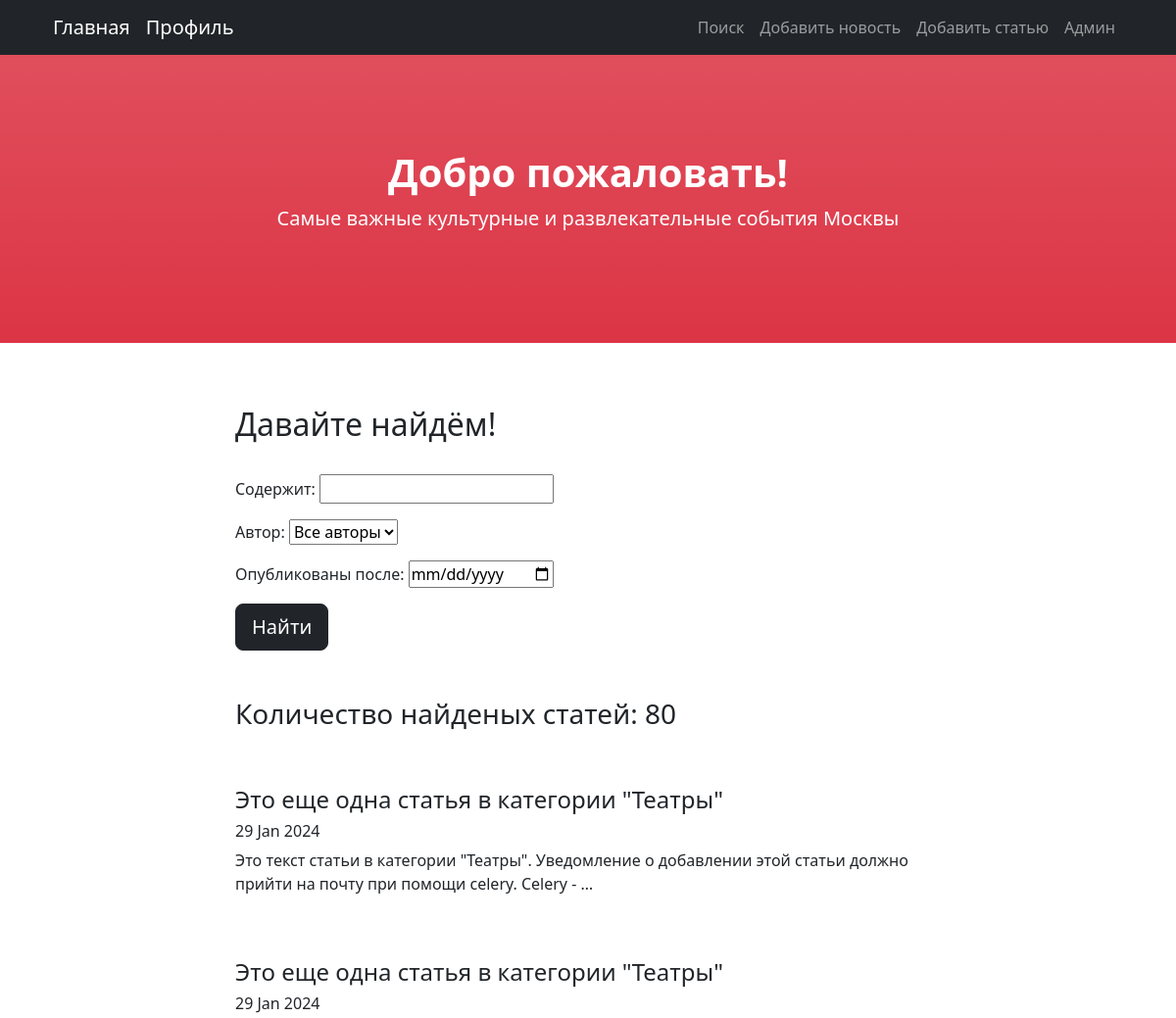
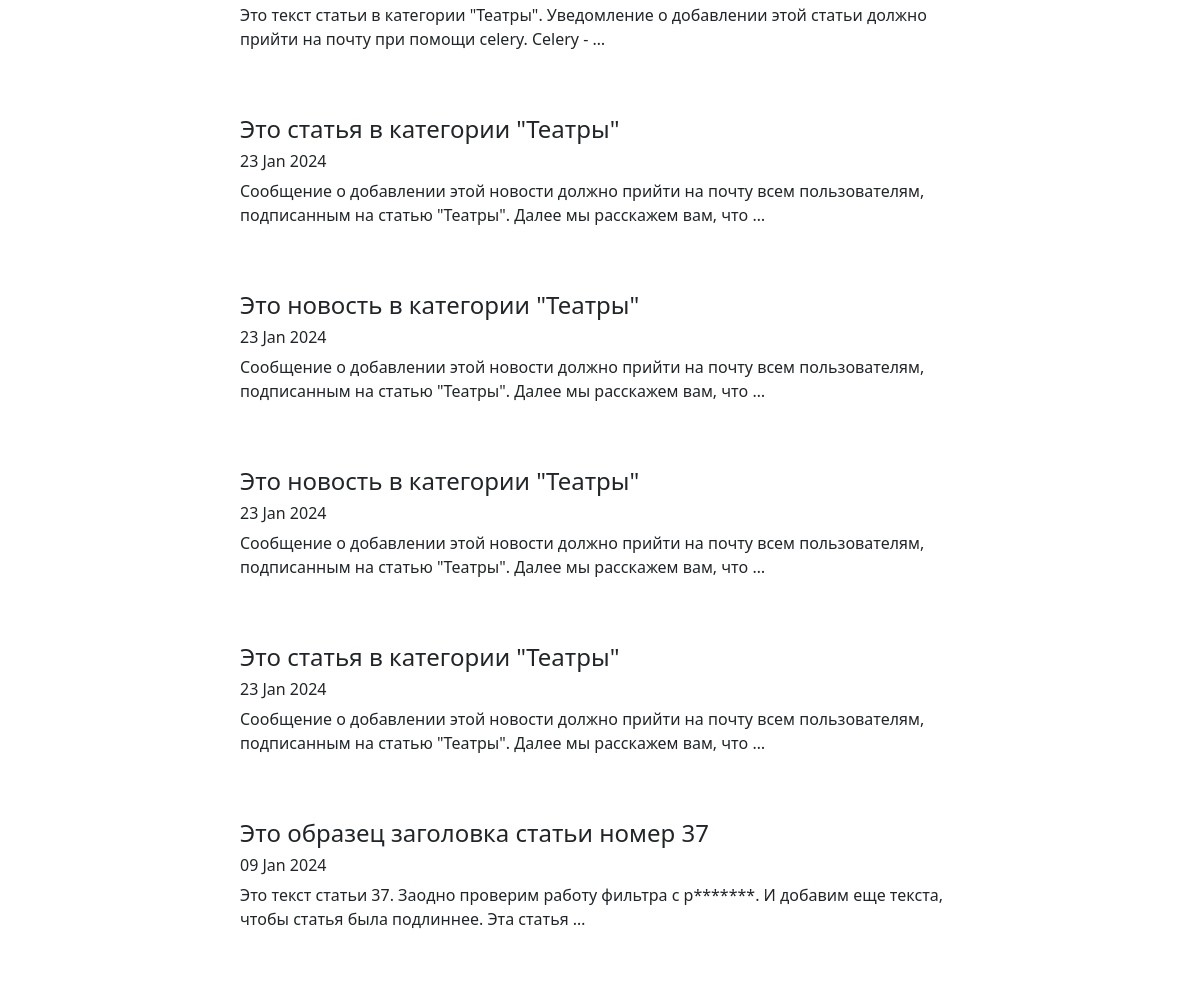
Page /news/search/ (upper part) on the earlier database version (2 pictures, top to bottom).
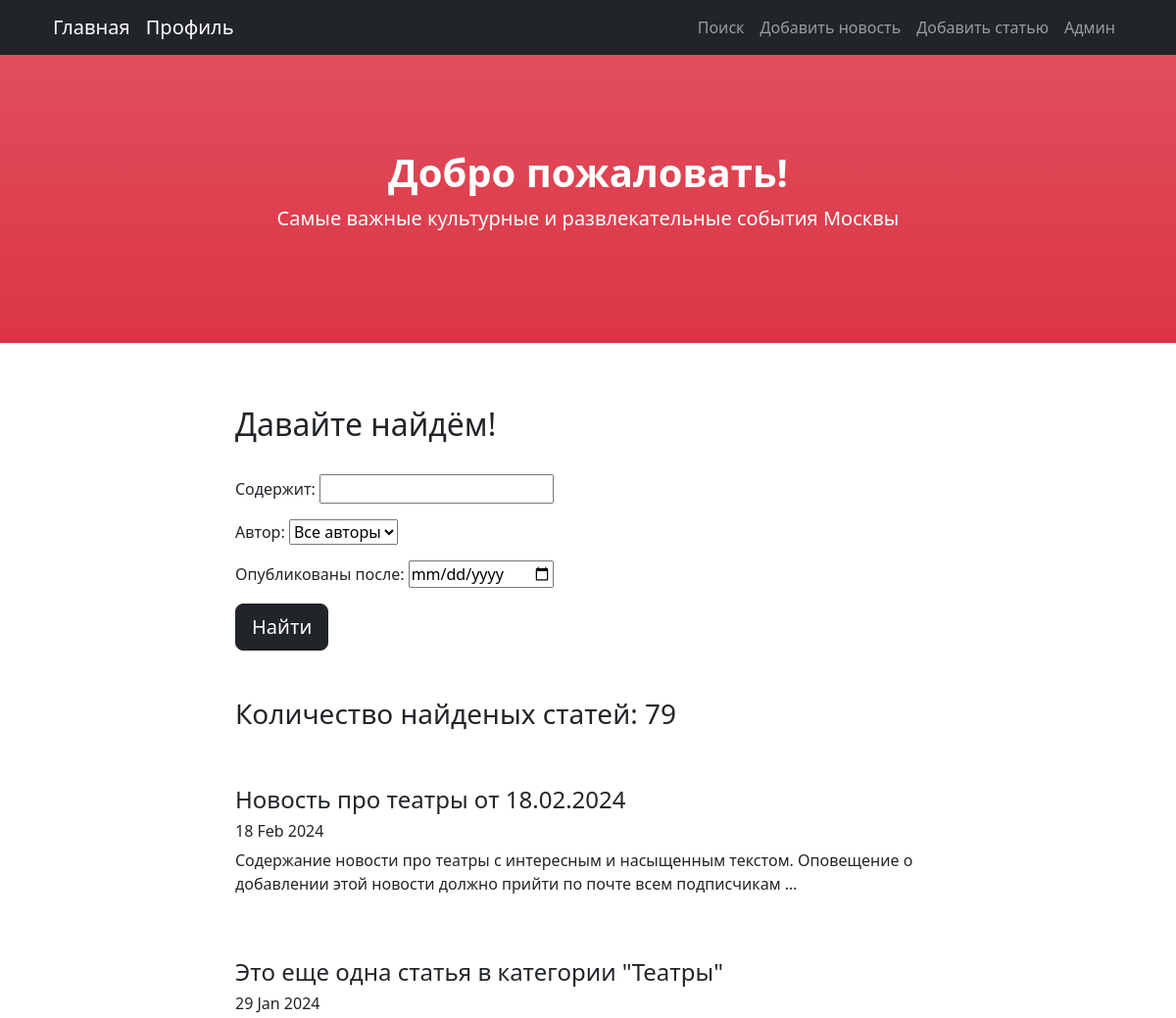
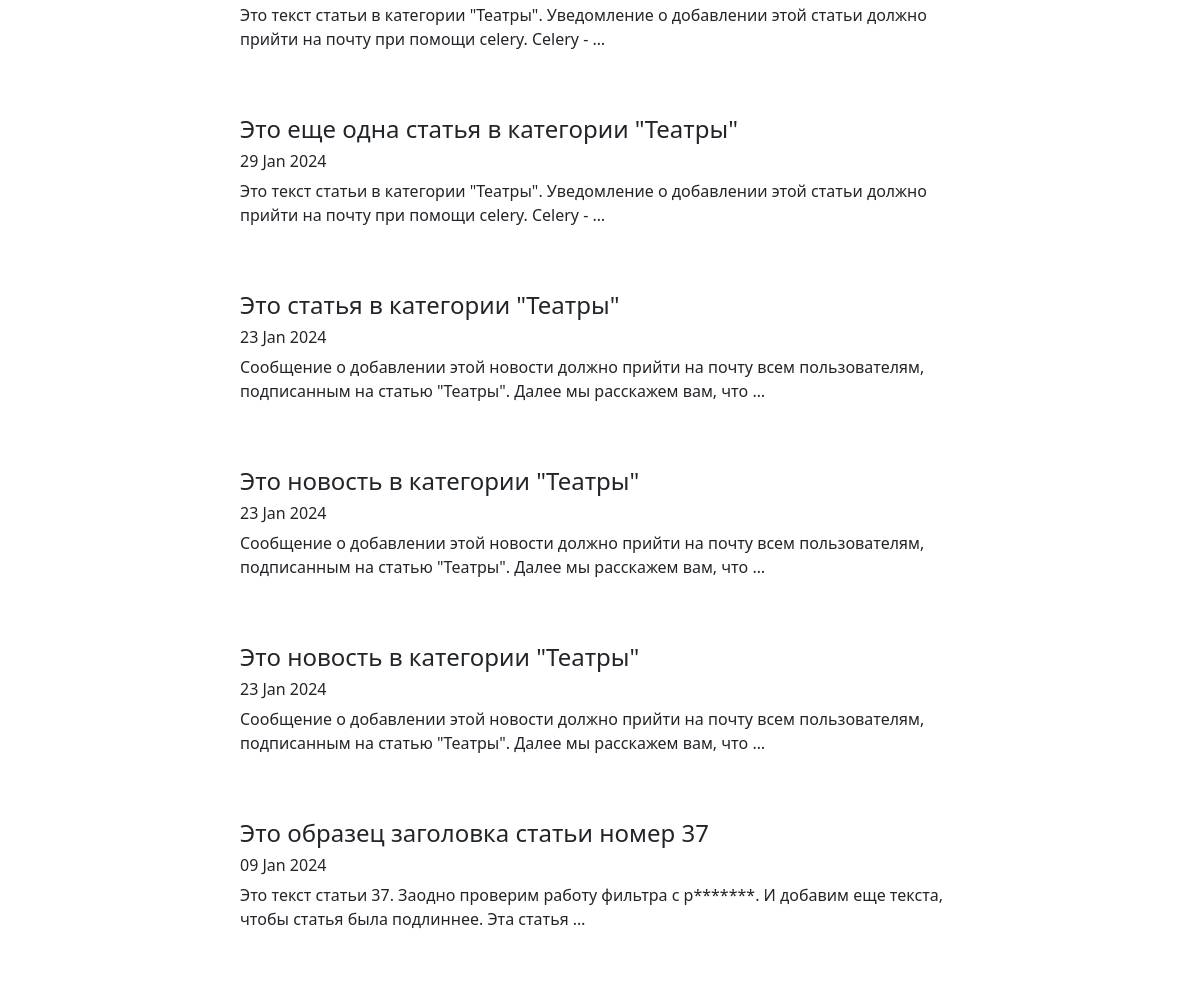
Same page on the later database version (2 pictures, top to bottom).
### News/models.py (models this page shows, shortened)
class Post(models.Model):
    PREVIEW_LENGTH = 124
    news = 'NE'
    article = 'AR'
    ITEM_TYPE = [(news, 'news'),
                 (article, 'article')]
    type = models.CharField(max_length=2, choices=ITEM_TYPE, default=news)
    add_date = models.DateTimeField(auto_now_add=True)
    title = models.CharField(max_length=150)
    content = models.TextField()
    rating = models.IntegerField(default=0)
    author = models.ForeignKey(Author, on_delete=models.PROTECT)
    category = models.ManyToManyField(Category, through='PostCategory', related_name='posts_categories')

### News/views.py (the view)
# urls.py: path('search/', PostFilterList.as_view(), name='post_search'),
class PostFilterList(ListView):
    model = Post
    ordering = '-add_date'
    context_object_name = 'posts'
    paginate_by = 10
    template_name = 'search.html'
    def get_queryset(self):
        queryset = super().get_queryset()
        self.filterset = PostFilter(self.request.GET, queryset)
        return self.filterset.qs
    def get_context_data(self, *, object_list=None, **kwargs):
        context = super().get_context_data(**kwargs)
        page = context['page_obj']
        context['paginator_range'] = page.paginator.get_elided_page_range(
            page.number, on_each_side=1, on_ends=1)
        context['filterset'] = self.filterset
        return context

### News/models.py (called while the page is built)
    def __str__(self):
        return self.user.username

### News/templatetags/custom_filters.py (called while the page is built)
def censor_repl(word: (re.Match, str)) -> (re.Match, str):
    if isinstance(word, re.Match):
        return word.group()[0] + '*' * (word.end() - word.start() - 1)
    elif isinstance(word, str):
        return word[0] + '*' * (len(word) - 1)
    else:
        raise CensorException('Filter can work only with str format')

@register.filter()
def censor(value: str) -> str:
    try:
        if not isinstance(value, str):
            raise CensorException('Filter can work only with str format')
        pattern = re.compile(fr"\b{BAD_WORD}[а-я]{{0,5}}\b", re.IGNORECASE)
        result = re.sub(pattern, censor_repl, value)
        return result
    except CensorException as error:
        print(error)
        pass

### News/templatetags/custom_tags.py (called while the page is built)
@register.simple_tag(takes_context=True)
def url_replace(context, **kwargs):
    d = context['request'].GET.copy()
    for k, v in kwargs.items():
        d[k] = v
    return d.urlencode()

### templates/search.html (shortened to what this page needs)
{% extends 'flatpages/default.html' %}
{% load custom_filters %}
{% block content %}
    <h2>Давайте найдём!</h2>
    <br>
    <form action="" method="get">
        {{ filterset.form.as_p }}
        <input class="btn btn-lg btn-dark" type="submit" value="Найти" />
    </form>
    <br><br>
    <h3>Количество найденых статей: {{ page_obj.paginator.count }}</h3>
    <br><br>
    {% if posts %}
        {% for post in page_obj %}
            <h4><a class="nav-link" href="/news/{{ post.pk }}">{{ post.title|censor }}</a></h4>
            <h6>{{ post.add_date|date:'d M Y' }}</h6>
            <p>{{ post.content|truncatewords:20|censor }}</p>
            <br><br>
        {% endfor %}
    {% else %}
        <h3>Извините, новостей сейчас нет!</h3>
    {% endif %}
{% endblock content %}

Differences in the rows shown:
removed Post: title|censor "Это статья в категории \"Театры\"", add_date "23 Jan 2024", content|censor "Сообщение о добавлении этой новости должно прийти на почту всем пользователям, подписанным на статью \"Театры\". Далее мы расскажем вам, что …"
added Post: title|censor "Новость про театры от 18.02.2024", add_date "18 Feb 2024", content|censor "Содержание новости про театры с интересным и насыщенным текстом. Оповещение о добавлении этой новости должно прийти по почте всем подписчикам …"
Other differences:
{{ page_obj.paginator.count }}: "80" → "79"
